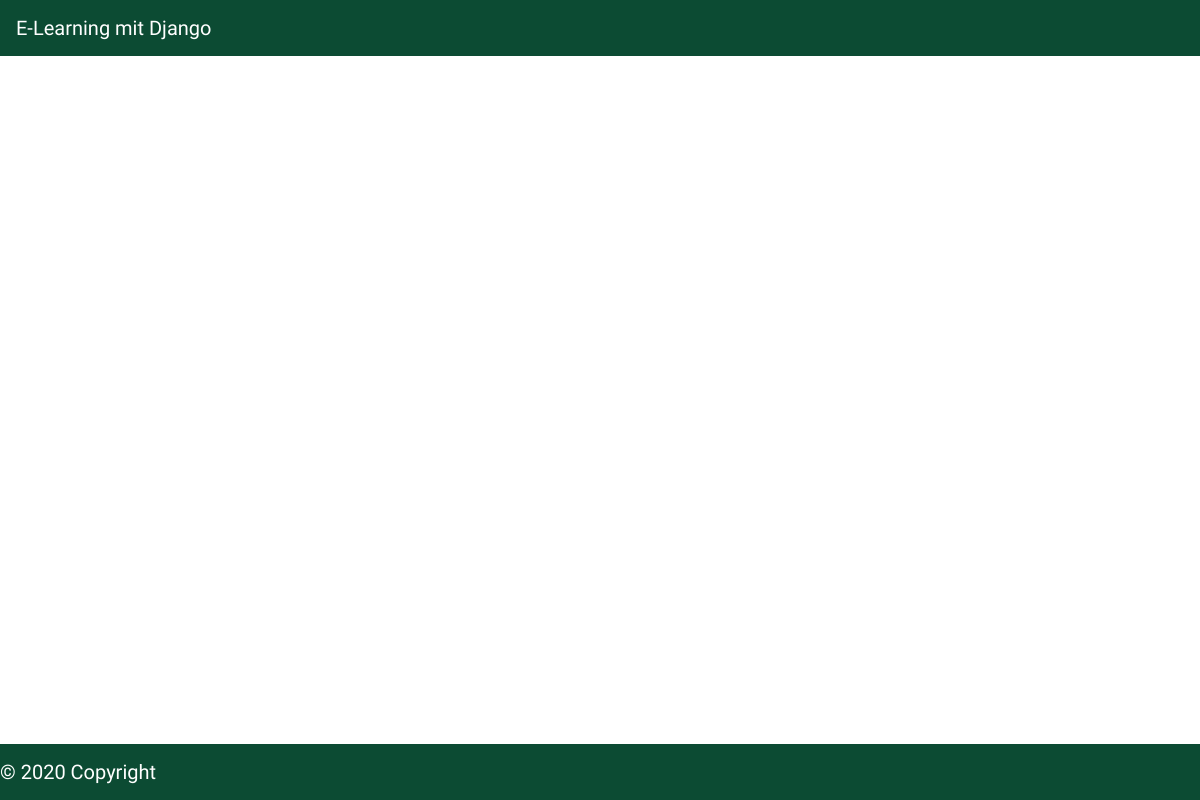
/appelearning/overview/course/tests/question/profile/11, run on an earlier commit of the app's database.
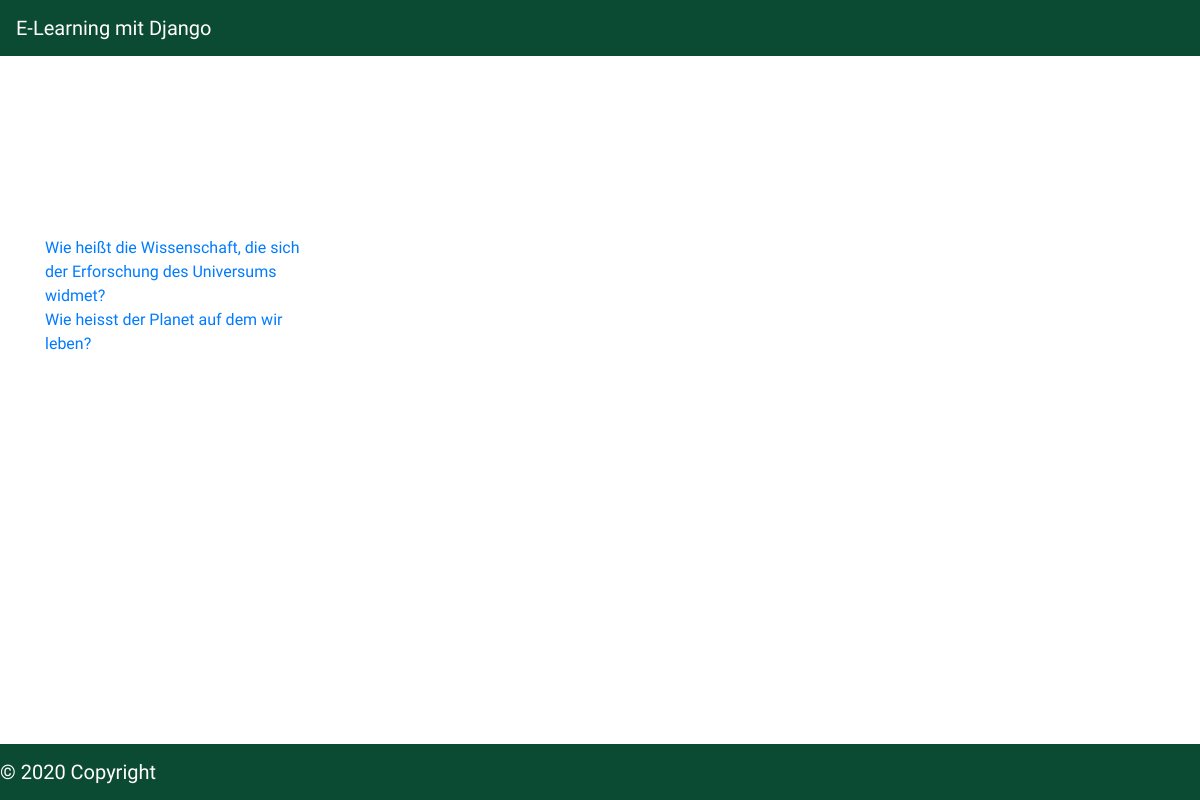
And on a later commit of the database.
### appelearning/models.py (models this page shows, shortened)
class MultipleChoiceQuestion(models.Model):
    test = models.ForeignKey(MultipleChoiceTest, on_delete=models.CASCADE)
    question_text = models.CharField(max_length = 200)

### appelearning/views.py (the view)
# urls.py: path('/overview/course/tests/question/profile/<int:pk>', views.ShowQuestionView.as_view(), name="questionprofile"),
class ShowQuestionView(generic.ListView):
    template_name = 'appelearning/question_profile.html'
    model = MultipleChoiceQuestion
    context_object_name = 'question_list'

### appelearning/templates/appelearning/question_profile.html (shortened to what this page needs)
<!DOCTYPE html>
<html lang="en">
<head>
    {% load static %}
    <link rel= "stylesheet" type="text/css" href="{% static 'appelearning/css/bootstrap.min.css' %}">
    <link rel="stylesheet" type="text/css" href="{% static 'appelearning/css/style.css' %}">
</head>
<body>
    <nav class="navbar navbar-dark bg-dark">
        <span class="navbar-brand mb-0 h1">
            E-Learning mit Django
        </span>
    </nav>
    <div class="container" style="margin-top: 22.5vh;">
        <div class="row">
            <div class="col-sm-3">
                {% if question_list %}
                       {% for question in question_list %}
                            <a href="{% url 'appelearning:maketest' question.id %}">{{question.question_text}}</a> <br />
                        {% endfor %}
                    {% endif %}
            </div>
        </div>
    </div>
    <footer class="footer-copyright fixed-bottom navbar-dark bg-dark py-2">
        <span class="navbar-brand mb-0">
            © 2020 Copyright
        </span>
    </footer>
</body>
</html>

### appelearning/static/appelearning/css/style.css (style rules this page uses)
body { font-family: 'Raleway', sans-serif !important; }
.bg-dark { background-color: #0C4B33 !important; }

What changed in the data, as far as the page shows it:
added MultipleChoiceQuestion: question_text "Wie heißt die Wissenschaft, die sich der Erforschung des Universums widmet?"
added MultipleChoiceQuestion: question_text "Wie heisst der Planet auf dem wir leben?"
